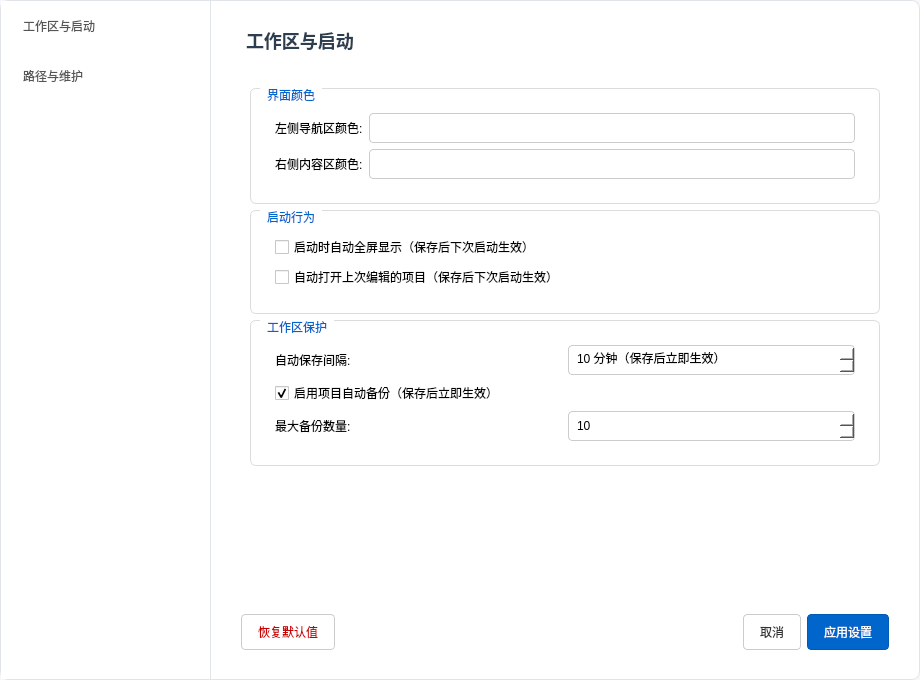
<?xml version="1.0" encoding="UTF-8"?>
<ui version="4.0">
 <class>SettingsWidget</class>
 <widget class="QWidget" name="SettingsWidget">
  <property name="geometry">
   <rect>
    <x>0</x>
    <y>0</y>
    <width>920</width>
    <height>680</height>
   </rect>
  </property>
  <property name="windowTitle">
   <string>系统设置</string>
  </property>
  <property name="styleSheet">
   <string notr="true">QWidget#SettingsWidget { font-family: &quot;Microsoft YaHei UI&quot;, &quot;Segoe UI&quot;, sans-serif; font-size: 14px; background-color: #f5f7fa; color: #333333; }
QListWidget#navTupleList { background-color: #ffffff; border: none; border-right: 1px solid #e1e4e8; outline: none; }
QListWidget#navTupleList::item { height: 50px; padding-left: 15px; color: #555555; border-left: 4px solid transparent; background-color: transparent; }
QListWidget#navTupleList::item:hover { background-color: #edf2f7; color: #333333; }
QListWidget#navTupleList::item:selected { background-color: #e8f1ff; color: #0066cc; border-left: 4px solid #0066cc; font-weight: bold; }
QLabel#lblPageTitle { font-size: 18px; font-weight: bold; color: #2c3e50; padding: 6px 0px 10px 0px; border: none; background-color: #ffffff; }
QStackedWidget#stackedContent, QWidget#pageWorkspaceStartup, QWidget#pagePathMaintenance, QFrame#frameBottom, QFrame#frameMainCard { background-color: #ffffff; border: none; }
QWidget#pageWorkspaceStartup QLabel, QWidget#pageWorkspaceStartup QCheckBox, QWidget#pagePathMaintenance QLabel, QWidget#pagePathMaintenance QCheckBox { background-color: #ffffff; }
QGroupBox { background-color: #ffffff; border: 1px solid #dcdcdc; border-radius: 6px; margin-top: 1.5em; padding: 15px; }
QGroupBox::title { subcontrol-origin: margin; subcontrol-position: top left; left: 10px; padding: 0 5px; font-weight: bold; color: #0066cc; background-color: #ffffff; }
QLineEdit, QComboBox, QSpinBox { border: 1px solid #cccccc; border-radius: 4px; padding: 6px; background-color: #ffffff; selection-background-color: #0066cc; }
QLineEdit:focus, QComboBox:focus, QSpinBox:focus { border: 1px solid #0066cc; }
QComboBox::drop-down { border: none; width: 20px; }
QPushButton { border: 1px solid #cccccc; border-radius: 4px; padding: 8px 16px; background-color: #ffffff; color: #333333; }
QPushButton:hover { background-color: #f0f0f0; border-color: #bbbbbb; }
QPushButton:pressed { background-color: #e0e0e0; }
QPushButton#btnApply { background-color: #0066cc; color: #ffffff; border: 1px solid #005bb5; }
QPushButton#btnApply:hover { background-color: #0077ee; }
QPushButton#btnApply:pressed { background-color: #0055aa; }
QPushButton#btnRestoreDefaults { color: #cc0000; }
QPushButton#btnRestoreDefaults:hover { background-color: #fff0f0; border-color: #ffcccc; }
QLabel[role=&quot;hint&quot;] { color: #666666; font-size: 12px; font-style: italic; background-color: #ffffff; }</string>
  </property>
  <layout class="QHBoxLayout" name="mainLayout">
   <property name="spacing"><number>0</number></property>
   <property name="leftMargin"><number>0</number></property>
   <property name="topMargin"><number>0</number></property>
   <property name="rightMargin"><number>0</number></property>
   <property name="bottomMargin"><number>0</number></property>
   <item>
    <widget class="QFrame" name="frameMainCard">
     <property name="styleSheet">
      <string notr="true">QFrame#frameMainCard { background-color: #ffffff; border: 1px solid #e1e4e8; border-radius: 8px; }</string>
     </property>
     <layout class="QHBoxLayout" name="cardLayout">
      <property name="spacing"><number>0</number></property>
      <property name="leftMargin"><number>0</number></property>
      <property name="topMargin"><number>0</number></property>
      <property name="rightMargin"><number>0</number></property>
      <property name="bottomMargin"><number>0</number></property>
      <item>
       <widget class="QListWidget" name="navTupleList">
        <property name="minimumSize"><size><width>210</width><height>0</height></size></property>
        <property name="maximumSize"><size><width>210</width><height>16777215</height></size></property>
        <item><property name="text"><string>工作区与启动</string></property></item>
        <item><property name="text"><string>路径与维护</string></property></item>
       </widget>
      </item>
      <item>
       <layout class="QVBoxLayout" name="rightLayout">
     <property name="spacing"><number>15</number></property>
     <property name="leftMargin"><number>30</number></property>
     <property name="topMargin"><number>20</number></property>
     <property name="rightMargin"><number>30</number></property>
     <property name="bottomMargin"><number>20</number></property>
     <item>
      <widget class="QLabel" name="lblPageTitle">
       <property name="text"><string>工作区与启动</string></property>
      </widget>
     </item>
     <item>
      <widget class="QStackedWidget" name="stackedContent">
       <property name="currentIndex"><number>0</number></property>
       <widget class="QWidget" name="pageWorkspaceStartup">
        <layout class="QVBoxLayout" name="layoutWorkspaceStartup">
         <item>
          <widget class="QGroupBox" name="grpAppearance">
           <property name="title"><string>界面颜色</string></property>
           <layout class="QFormLayout" name="layoutAppearance">
            <item row="0" column="0"><widget class="QLabel" name="labelTheme"><property name="text"><string>左侧导航区颜色:</string></property></widget></item>
            <item row="0" column="1"><widget class="QComboBox" name="cmbNavColor"/></item>
            <item row="1" column="0"><widget class="QLabel" name="labelContentColor"><property name="text"><string>右侧内容区颜色:</string></property></widget></item>
            <item row="1" column="1"><widget class="QComboBox" name="cmbContentColor"/></item>
           </layout>
          </widget>
         </item>
         <item>
          <widget class="QGroupBox" name="grpStartupBehavior">
           <property name="title"><string>启动行为</string></property>
           <layout class="QFormLayout" name="layoutStartupBehavior">
            <item row="0" column="0" colspan="2"><widget class="QCheckBox" name="chkStartFullScreen"><property name="text"><string>启动时自动全屏显示（保存后下次启动生效）</string></property></widget></item>
            <item row="1" column="0" colspan="2"><widget class="QCheckBox" name="chkAutoLoadLastProject"><property name="text"><string>自动打开上次编辑的项目（保存后下次启动生效）</string></property></widget></item>
           </layout>
          </widget>
         </item>
         <item>
          <widget class="QGroupBox" name="grpWorkspaceProtection">
           <property name="title"><string>工作区保护</string></property>
           <layout class="QGridLayout" name="gridWorkspaceProtection">
            <item row="0" column="0"><widget class="QLabel" name="lblAutoSave"><property name="text"><string>自动保存间隔:</string></property></widget></item>
            <item row="0" column="1"><widget class="QSpinBox" name="spinAutoSave"><property name="minimum"><number>1</number></property><property name="value"><number>10</number></property><property name="suffix"><string> 分钟（保存后立即生效）</string></property></widget></item>
            <item row="1" column="0" colspan="2"><widget class="QCheckBox" name="chkEnableBackup"><property name="text"><string>启用项目自动备份（保存后立即生效）</string></property><property name="checked"><bool>true</bool></property></widget></item>
            <item row="2" column="0"><widget class="QLabel" name="lblMaxBackups"><property name="text"><string>最大备份数量:</string></property></widget></item>
            <item row="2" column="1"><widget class="QSpinBox" name="spinMaxBackups"><property name="minimum"><number>1</number></property><property name="value"><number>10</number></property></widget></item>
           </layout>
          </widget>
         </item>
         <item><spacer name="spacerWorkspace"><property name="orientation"><enum>Qt::Vertical</enum></property><property name="sizeHint" stdset="0"><size><width>20</width><height>40</height></size></property></spacer></item>
        </layout>
       </widget>
       <widget class="QWidget" name="pagePathMaintenance">
        <layout class="QVBoxLayout" name="layoutPathMaintenance">
         <item>
          <widget class="QGroupBox" name="grpPaths">
           <property name="title"><string>默认路径</string></property>
           <layout class="QGridLayout" name="gridPaths">
            <property name="verticalSpacing"><number>15</number></property>
            <item row="0" column="0"><widget class="QLabel" name="lblDataPath"><property name="text"><string>数据目录:</string></property></widget></item>
            <item row="0" column="1"><widget class="QLineEdit" name="lineDataPath"/></item>
            <item row="0" column="2"><widget class="QPushButton" name="btnBrowseData"><property name="text"><string>浏览...</string></property></widget></item>
            <item row="1" column="0"><widget class="QLabel" name="lblReportPath"><property name="text"><string>报告目录:</string></property></widget></item>
            <item row="1" column="1"><widget class="QLineEdit" name="lineReportPath"/></item>
            <item row="1" column="2"><widget class="QPushButton" name="btnBrowseReport"><property name="text"><string>浏览...</string></property></widget></item>
            <item row="2" column="0"><widget class="QLabel" name="lblBackupPath"><property name="text"><string>备份目录:</string></property></widget></item>
            <item row="2" column="1"><widget class="QLineEdit" name="lineBackupPath"/></item>
            <item row="2" column="2"><widget class="QPushButton" name="btnBrowseBackup"><property name="text"><string>浏览...</string></property></widget></item>
           </layout>
          </widget>
         </item>
         <item>
          <widget class="QGroupBox" name="grpLog">
           <property name="title"><string>维护与日志</string></property>
           <layout class="QGridLayout" name="gridLog">
            <item row="0" column="0"><widget class="QLabel" name="lblLogLevel"><property name="text"><string>日志级别:</string></property></widget></item>
            <item row="0" column="1"><widget class="QComboBox" name="cmbLogLevel"/></item>
            <item row="1" column="0" colspan="2"><widget class="QCheckBox" name="chkCleanupLogs"><property name="text"><string>自动清理过期日志文件</string></property><property name="checked"><bool>true</bool></property></widget></item>
            <item row="2" column="0"><widget class="QLabel" name="lblLogDays"><property name="text"><string>日志保留天数:</string></property></widget></item>
            <item row="2" column="1"><widget class="QSpinBox" name="spinLogDays"><property name="value"><number>30</number></property><property name="suffix"><string> 天</string></property></widget></item>
           </layout>
          </widget>
         </item>
         <item>
          <widget class="QLabel" name="lblPathHint">
           <property name="text"><string>保存设置时会检查路径有效性；若目录不存在，软件会尝试自动创建。</string></property>
           <property name="wordWrap"><bool>true</bool></property>
           <property name="role" stdset="0"><string>hint</string></property>
          </widget>
         </item>
         <item><spacer name="spacerMaintenance"><property name="orientation"><enum>Qt::Vertical</enum></property><property name="sizeHint" stdset="0"><size><width>20</width><height>40</height></size></property></spacer></item>
        </layout>
       </widget>
      </widget>
     </item>
     <item>
      <widget class="QFrame" name="frameBottom">
       <property name="frameShape"><enum>QFrame::NoFrame</enum></property>
       <layout class="QHBoxLayout" name="layoutBottom">
        <property name="leftMargin"><number>0</number></property>
        <property name="rightMargin"><number>0</number></property>
        <item><widget class="QPushButton" name="btnRestoreDefaults"><property name="text"><string>恢复默认值</string></property></widget></item>
        <item><spacer name="spacerBottom"><property name="orientation"><enum>Qt::Horizontal</enum></property><property name="sizeHint" stdset="0"><size><width>40</width><height>20</height></size></property></spacer></item>
        <item><widget class="QPushButton" name="btnCancel"><property name="text"><string>取消</string></property></widget></item>
        <item><widget class="QPushButton" name="btnApply"><property name="text"><string>应用设置</string></property></widget></item>
       </layout>
      </widget>
     </item>
    </layout>
   </item>
  </layout>
 </widget>
</item>
</layout>
</widget>
 <resources>
  <include location="resource.qrc"/>
 </resources>
 <connections/>
</ui>
